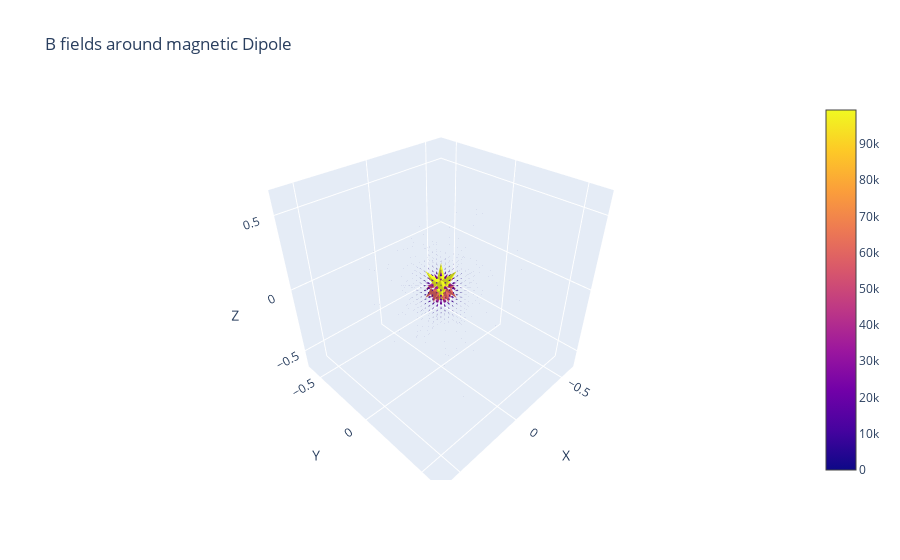

Notebook source saved alongside this figure:
### Markdown cell above
## Magnetic Dipole field

### Code cell
# this is very closely related to the previous field, in the far field/ radius of ring tends to 0 limit.
outputs_dipole = field_around_magnetic_diplole(100000000, resolution=30)
plotter(outputs_dipole, 
        title = 'B fields around magnetic Dipole')

### Figure 1 — Plotly figure (JSON) as saved in the notebook; plotly's stock layout.template omitted (floating-point values rounded to 4 significant figures; data arrays with more than 128 entries replaced by an {"elided": "..."} marker saying what was removed)
{"data": [{"anchor": "tail", "sizemode": "scaled", "sizeref": 2, "type": "cone", "u": {"elided": "27000 float values"}, "v": {"elided": "27000 float values"}, "w": {"elided": "27000 float values"}, "x": {"elided": "27000 float values"}, "y": {"elided": "27000 float values"}, "z": {"elided": "27000 float values"}}], "layout": {"scene": {"xaxis": {"title": {"text": "X"}}, "yaxis": {"title": {"text": "Y"}}, "zaxis": {"title": {"text": "Z"}}}, "title": {"text": "B fields around magnetic Dipole"}}}
